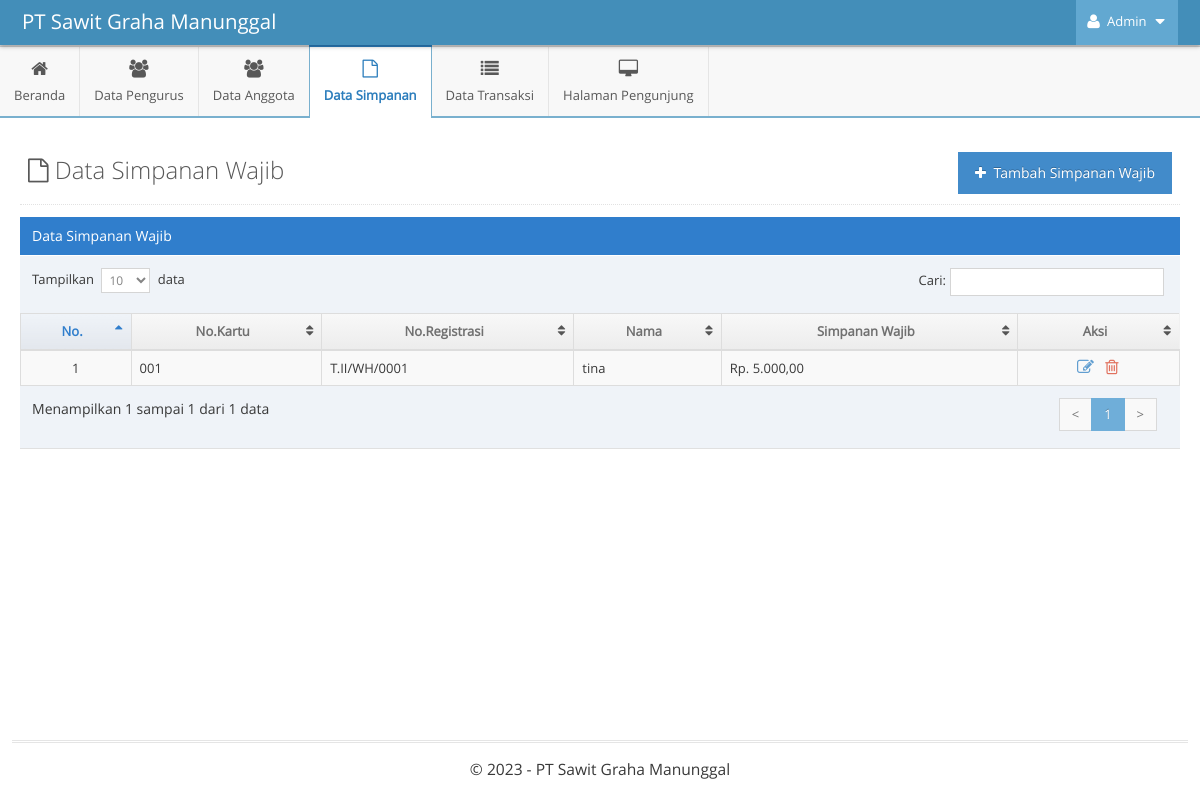
Screenshot of /indexAdmin.php?p=simpanan-wajib&id=1 (signed in) with the database file from the repository.
### tables this page shows
CREATE TABLE `simpanan_wajib` (
  `id` int(11) NOT NULL AUTO_INCREMENT,
  `id_anggota` int(11) DEFAULT NULL,
  `simpanan_wajib` bigint(20) DEFAULT NULL,
  `id_bulan` int(11) DEFAULT NULL,
  PRIMARY KEY (`id`),
  KEY `id_anggota` (`id_anggota`),
  KEY `id_bulan` (`id_bulan`),
  CONSTRAINT `simpanan_wajib_ibfk_1` FOREIGN KEY (`id_anggota`) REFERENCES `anggota` (`id_anggota`) ON DELETE CASCADE,
  CONSTRAINT `simpanan_wajib_ibfk_2` FOREIGN KEY (`id_bulan`) REFERENCES `bulan` (`id`) ON DELETE CASCADE
);

CREATE TABLE `anggota` (
  `id_anggota` int(11) NOT NULL AUTO_INCREMENT,
  `username` varchar(255) NOT NULL,
  `password` varchar(255) NOT NULL,
  `nama` varchar(255) NOT NULL,
  `no_kartu` varchar(255) NOT NULL,
  `no_registrasi` varchar(255) NOT NULL,
  `alamat` text NOT NULL,
  `ktp` varchar(16) NOT NULL,
  `luas_plasma` float NOT NULL,
  `foto` varchar(255) NOT NULL,
  `foto_bukti` varchar(255) NOT NULL,
  `mulai_bergabung` varchar(255) NOT NULL,
  PRIMARY KEY (`id_anggota`)
);

### functions/functions-admin.php (called while the page is built, shortened)
<?php
$host = 'localhost';
$username = 'root';
$password = '';
$dbname = 'skripsi-pirda';
$conn = mysqli_connect($host, $username, $password, $dbname);
function tampilData($query)
{
    global $conn;
    $result = mysqli_query($conn, $query);
    $rows = [];
    while ($row = mysqli_fetch_assoc($result)) {
        $rows[] = $row;
    }
    return $rows;
}

### pages-admin/simpanan-wajib.php (the view, shortened to what this page needs)
<?php
$id_bulan = $_GET['id'];
$query_tampil2 = "SELECT
					simpanan_wajib.*,
					anggota.no_kartu,
					anggota.no_registrasi,
					anggota.nama
				FROM
					simpanan_wajib
				INNER JOIN anggota ON anggota.id_anggota = simpanan_wajib.id_anggota
				INNER JOIN bulan ON bulan.id = simpanan_wajib.id_bulan
				WHERE id_bulan = $id_bulan";
$simpanan_wajib = tampilData($query_tampil2);
?>
<div class="page-content">
	<div class="page-header">
		<h1 style="color:#585858">
			<i class="ace-icon fa fa-file-o"></i> Data Simpanan Wajib
			<a data-toggle="modal" href="#tambah-simpanan-wajib">
				<button class="btn btn-primary pull-right">
					<i class="ace-icon fa fa-plus"></i> Tambah Simpanan Wajib
				</button>
			</a>
		</h1>
	</div>
	<div class="row">
		<div class="col-xs-12">
			<div class="row">
				<div class="col-xs-12">
					<div class="table-header">
						Data Simpanan Wajib
					</div>
					<div>
						<table id="dynamic-table" class="table table-striped table-bordered table-hover">
							<thead>
								<tr>
									<th>No.</th>
									<th>No.Kartu</th>
									<th>No.Registrasi</th>
									<th>Nama</th>
									<th>Simpanan Wajib</th>
									<th>Aksi</th>
								</tr>
							</thead>
							<tbody>
								<?php
								$i = 1;
								foreach ($simpanan_wajib as $sw) {
								?>
									<tr>
										<td class="center"><?= $i ?></td>
										<td><?= $sw['no_kartu'] ?></td>
										<td><?= $sw['no_registrasi'] ?></td>
										<td><?= $sw['nama'] ?></td>
										<td>Rp. <?= number_format($sw['simpanan_wajib'], 2, ",", "."); ?></td>
										<td class="center">
											<div class="action-buttons">
												<a data-rel="tooltip" data-placement="top" title="Ubah" style="margin-right:5px" class="blue tooltip-info" data-toggle="modal" href="#edit-simpanan-wajib-<?= $sw['id']; ?>">
													<i class="ace-icon fa fa-edit bigger-130"></i>
												</a>
												<a data-rel="tooltip" data-placement="top" title="Hapus" style="margin-right:5px" class="red tooltip-error" data-toggle="modal" href="#hapus-simpanan-wajib-<?= $sw['id']; ?>">
													<i class="ace-icon fa fa-trash-o bigger-130"></i>
												</a>
											</div>
										</td>
									</tr>
								<?php
									$i++;
								}
								?>
							</tbody>
						</table>
					</div>
				</div>
			</div>
		</div>
	</div>
</div>

### rows the page displays
simpanan_wajib: id_anggota.no_kartu "001", id_anggota.no_registrasi "T.II/WH/0001", id_anggota.nama "tina", simpanan_wajib "5.000,00"
